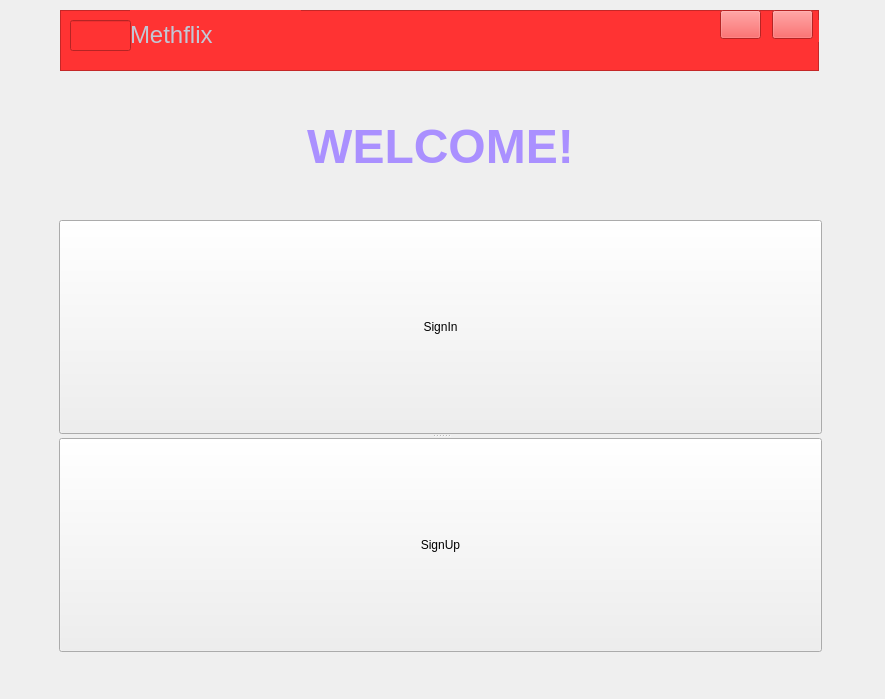
<?xml version="1.0" encoding="UTF-8"?>
<ui version="4.0">
 <class>Wrapper</class>
 <widget class="QWidget" name="Wrapper">
  <property name="geometry">
   <rect>
    <x>0</x>
    <y>0</y>
    <width>885</width>
    <height>699</height>
   </rect>
  </property>
  <property name="windowTitle">
   <string>MethFlix</string>
  </property>
  <property name="windowIcon">
   <iconset>
    <normaloff>../../../resources/letter-m.ico</normaloff>../../../resources/letter-m.ico</iconset>
  </property>
  <widget class="QStackedWidget" name="stackedWidget">
   <property name="geometry">
    <rect>
     <x>50</x>
     <y>110</y>
     <width>781</width>
     <height>551</height>
    </rect>
   </property>
   <property name="currentIndex">
    <number>0</number>
   </property>
   <widget class="QWidget" name="page">
    <layout class="QVBoxLayout" name="verticalLayout">
     <item>
      <widget class="QLabel" name="label">
       <property name="styleSheet">
        <string notr="true">Color:rgb(170, 144, 255)</string>
       </property>
       <property name="text">
        <string>&lt;html&gt;&lt;head/&gt;&lt;body&gt;&lt;p align=&quot;center&quot;&gt;&lt;span style=&quot; font-size:36pt; font-weight:700;&quot;&gt;WELCOME!&lt;/span&gt;&lt;/p&gt;&lt;/body&gt;&lt;/html&gt;</string>
       </property>
      </widget>
     </item>
     <item>
      <spacer name="verticalSpacer">
       <property name="orientation">
        <enum>Qt::Vertical</enum>
       </property>
       <property name="sizeType">
        <enum>QSizePolicy::Preferred</enum>
       </property>
       <property name="sizeHint" stdset="0">
        <size>
         <width>20</width>
         <height>40</height>
        </size>
       </property>
      </spacer>
     </item>
     <item>
      <widget class="QSplitter" name="splitter">
       <property name="orientation">
        <enum>Qt::Vertical</enum>
       </property>
       <widget class="QPushButton" name="pushButton_goSignIn">
        <property name="text">
         <string>SignIn</string>
        </property>
       </widget>
       <widget class="QPushButton" name="pushButton_goSignUp">
        <property name="text">
         <string>SignUp</string>
        </property>
       </widget>
      </widget>
     </item>
    </layout>
   </widget>
   <widget class="QWidget" name="page_5">
    <widget class="QLabel" name="label_5">
     <property name="geometry">
      <rect>
       <x>160</x>
       <y>210</y>
       <width>351</width>
       <height>101</height>
      </rect>
     </property>
     <property name="text">
      <string>user meniu</string>
     </property>
    </widget>
   </widget>
   <widget class="QWidget" name="page_2">
    <widget class="QLabel" name="label_2">
     <property name="geometry">
      <rect>
       <x>250</x>
       <y>170</y>
       <width>181</width>
       <height>121</height>
      </rect>
     </property>
     <property name="text">
      <string>Page Sign In</string>
     </property>
    </widget>
    <widget class="QPushButton" name="pushButton_back">
     <property name="geometry">
      <rect>
       <x>480</x>
       <y>560</y>
       <width>75</width>
       <height>24</height>
      </rect>
     </property>
     <property name="text">
      <string>Back</string>
     </property>
    </widget>
   </widget>
   <widget class="QWidget" name="page_3">
    <widget class="QLabel" name="label_3">
     <property name="geometry">
      <rect>
       <x>250</x>
       <y>220</y>
       <width>181</width>
       <height>151</height>
      </rect>
     </property>
     <property name="text">
      <string>Page Sign Up</string>
     </property>
    </widget>
    <widget class="QPushButton" name="pushButton_back_2">
     <property name="geometry">
      <rect>
       <x>560</x>
       <y>590</y>
       <width>75</width>
       <height>24</height>
      </rect>
     </property>
     <property name="text">
      <string>Back</string>
     </property>
    </widget>
   </widget>
   <widget class="QWidget" name="page_4">
    <widget class="QLabel" name="label_4">
     <property name="geometry">
      <rect>
       <x>320</x>
       <y>280</y>
       <width>151</width>
       <height>131</height>
      </rect>
     </property>
     <property name="text">
      <string>Show Movie list</string>
     </property>
    </widget>
    <widget class="QPushButton" name="pushButton_back_3">
     <property name="geometry">
      <rect>
       <x>570</x>
       <y>590</y>
       <width>75</width>
       <height>24</height>
      </rect>
     </property>
     <property name="text">
      <string>Back</string>
     </property>
    </widget>
   </widget>
  </widget>
  <widget class="QFrame" name="frame">
   <property name="geometry">
    <rect>
     <x>60</x>
     <y>10</y>
     <width>759</width>
     <height>61</height>
    </rect>
   </property>
   <property name="minimumSize">
    <size>
     <width>731</width>
     <height>0</height>
    </size>
   </property>
   <property name="autoFillBackground">
    <bool>false</bool>
   </property>
   <property name="styleSheet">
    <string notr="true">background-color:#ff3333</string>
   </property>
   <property name="frameShape">
    <enum>QFrame::StyledPanel</enum>
   </property>
   <property name="frameShadow">
    <enum>QFrame::Raised</enum>
   </property>
   <widget class="QLabel" name="label_6">
    <property name="geometry">
     <rect>
      <x>70</x>
      <y>0</y>
      <width>171</width>
      <height>51</height>
     </rect>
    </property>
    <property name="styleSheet">
     <string notr="true">color:#c2c7d5</string>
    </property>
    <property name="text">
     <string>&lt;html&gt;&lt;head/&gt;&lt;body&gt;&lt;p&gt;&lt;span style=&quot; font-size:18pt;&quot;&gt;Methflix&lt;/span&gt;&lt;/p&gt;&lt;/body&gt;&lt;/html&gt;</string>
    </property>
   </widget>
   <widget class="QWidget" name="layoutWidget">
    <property name="geometry">
     <rect>
      <x>710</x>
      <y>10</y>
      <width>57</width>
      <height>22</height>
     </rect>
    </property>
    <layout class="QHBoxLayout" name="horizontalLayout"/>
   </widget>
   <widget class="QLineEdit" name="mlogo">
    <property name="geometry">
     <rect>
      <x>10</x>
      <y>10</y>
      <width>61</width>
      <height>31</height>
     </rect>
    </property>
   </widget>
   <widget class="QPushButton" name="minimize">
    <property name="geometry">
     <rect>
      <x>660</x>
      <y>0</y>
      <width>41</width>
      <height>29</height>
     </rect>
    </property>
    <property name="styleSheet">
     <string notr="true">border:none;
background:transparent;
background-color: #ff3333;
QPushButton::hover{
background-color:#5c5c5c}
</string>
    </property>
    <property name="text">
     <string/>
    </property>
   </widget>
   <widget class="QPushButton" name="close">
    <property name="geometry">
     <rect>
      <x>712</x>
      <y>0</y>
      <width>41</width>
      <height>29</height>
     </rect>
    </property>
    <property name="styleSheet">
     <string notr="true">border:none;
background:transparent;
background-color: #ff3333;
QPushButton::hover{
background-color:#5c5c5c}
</string>
    </property>
    <property name="text">
     <string/>
    </property>
   </widget>
  </widget>
 </widget>
 <resources/>
 <connections/>
</ui>
